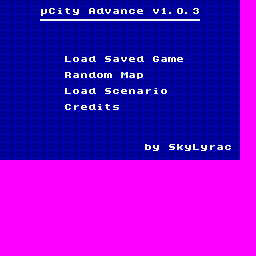

A 2D game scene composited from a Tiled map and its tileset images. What follows is a short description and the map's XML, with every tile layer's data as written:
An orthogonal 32x32 tile map with 8x8 px tiles, 1 tile layer (Tile Layer 1).

<map version="1.10" tiledversion="1.11.0" orientation="orthogonal" renderorder="right-down" width="32" height="32" tilewidth="8" tileheight="8" infinite="0" nextlayerid="2" nextobjectid="1">
 <tileset firstgid="1" source="menus_tileset.tsx" />
 <layer id="1" name="Tile Layer 1" width="32" height="32">
  <data encoding="csv">
33,33,33,33,33,33,33,33,33,33,33,33,33,33,33,33,33,33,33,33,33,33,33,33,33,33,33,33,33,33,1,1,
33,33,33,33,33,132,68,106,117,122,33,66,101,119,98,111,100,102,33,119,50,47,49,47,52,33,33,33,33,33,1,1,
33,33,33,33,33,134,134,134,134,134,134,134,134,134,134,134,134,134,134,134,134,134,134,134,134,33,33,33,33,33,1,1,
33,33,33,33,33,33,33,33,33,33,33,33,33,33,33,33,33,33,33,33,33,33,33,33,33,33,33,33,33,33,1,1,
33,33,33,33,33,33,33,33,33,33,33,33,33,33,33,33,33,33,33,33,33,33,33,33,33,33,33,33,33,33,1,1,
33,33,33,33,33,33,33,33,33,33,33,33,33,33,33,33,33,33,33,33,33,33,33,33,33,33,33,33,33,33,1,1,
33,33,33,33,33,33,33,33,33,33,33,33,33,33,33,33,33,33,33,33,33,33,33,33,33,33,33,33,33,33,1,1,
33,33,33,33,33,33,33,33,77,112,98,101,33,84,98,119,102,101,33,72,98,110,102,33,33,33,33,33,33,33,1,1,
33,33,33,33,33,33,33,33,33,33,33,33,33,33,33,33,33,33,33,33,33,33,33,33,33,33,33,33,33,33,1,1,
33,33,33,33,33,33,33,33,83,98,111,101,112,110,33,78,98,113,33,33,33,33,33,33,33,33,33,33,33,33,1,1,
33,33,33,33,33,33,33,33,33,33,33,33,33,33,33,33,33,33,33,33,33,33,33,33,33,33,33,33,33,33,1,1,
33,33,33,33,33,33,33,33,77,112,98,101,33,84,100,102,111,98,115,106,112,33,33,33,33,33,33,33,33,33,1,1,
33,33,33,33,33,33,33,33,33,33,33,33,33,33,33,33,33,33,33,33,33,33,33,33,33,33,33,33,33,33,1,1,
33,33,33,33,33,33,33,33,68,115,102,101,106,117,116,33,33,33,33,33,33,33,33,33,33,33,33,33,33,33,1,1,
33,33,33,33,33,33,33,33,33,33,33,33,33,33,33,33,33,33,33,33,33,33,33,33,33,33,33,33,33,33,1,1,
33,33,33,33,33,33,33,33,33,33,33,33,33,33,33,33,33,33,33,33,33,33,33,33,33,33,33,33,33,33,1,1,
33,33,33,33,33,33,33,33,33,33,33,33,33,33,33,33,33,33,33,33,33,33,33,33,33,33,33,33,33,33,1,1,
33,33,33,33,33,33,33,33,33,33,33,33,33,33,33,33,33,33,33,33,33,33,33,33,33,33,33,33,33,33,1,1,
33,33,33,33,33,33,33,33,33,33,33,33,33,33,33,33,33,33,99,122,33,84,108,122,77,122,115,98,100,33,1,1,
33,33,33,33,33,33,33,33,33,33,33,33,33,33,33,33,33,33,33,33,33,33,33,33,33,33,33,33,33,33,1,1,
1,1,1,1,1,1,1,1,1,1,1,1,1,1,1,1,1,1,1,1,1,1,1,1,1,1,1,1,1,1,1,1,
1,1,1,1,1,1,1,1,1,1,1,1,1,1,1,1,1,1,1,1,1,1,1,1,1,1,1,1,1,1,1,1,
1,1,1,1,1,1,1,1,1,1,1,1,1,1,1,1,1,1,1,1,1,1,1,1,1,1,1,1,1,1,1,1,
1,1,1,1,1,1,1,1,1,1,1,1,1,1,1,1,1,1,1,1,1,1,1,1,1,1,1,1,1,1,1,1,
1,1,1,1,1,1,1,1,1,1,1,1,1,1,1,1,1,1,1,1,1,1,1,1,1,1,1,1,1,1,1,1,
1,1,1,1,1,1,1,1,1,1,1,1,1,1,1,1,1,1,1,1,1,1,1,1,1,1,1,1,1,1,1,1,
1,1,1,1,1,1,1,1,1,1,1,1,1,1,1,1,1,1,1,1,1,1,1,1,1,1,1,1,1,1,1,1,
1,1,1,1,1,1,1,1,1,1,1,1,1,1,1,1,1,1,1,1,1,1,1,1,1,1,1,1,1,1,1,1,
1,1,1,1,1,1,1,1,1,1,1,1,1,1,1,1,1,1,1,1,1,1,1,1,1,1,1,1,1,1,1,1,
1,1,1,1,1,1,1,1,1,1,1,1,1,1,1,1,1,1,1,1,1,1,1,1,1,1,1,1,1,1,1,1,
1,1,1,1,1,1,1,1,1,1,1,1,1,1,1,1,1,1,1,1,1,1,1,1,1,1,1,1,1,1,1,1,
1,1,1,1,1,1,1,1,1,1,1,1,1,1,1,1,1,1,1,1,1,1,1,1,1,1,1,1,1,1,1,1
</data>
 </layer>
</map>
